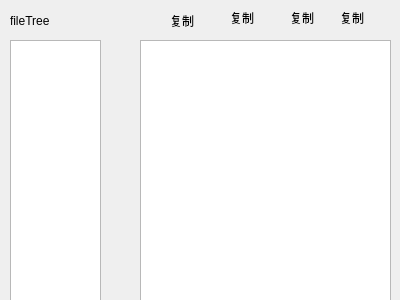
<?xml version="1.0" encoding="UTF-8"?>
<ui version="4.0">
 <class>Form</class>
 <widget class="QWidget" name="Form">
  <property name="geometry">
   <rect>
    <x>0</x>
    <y>0</y>
    <width>400</width>
    <height>300</height>
   </rect>
  </property>
  <property name="windowTitle">
   <string>Form</string>
  </property>
  <widget class="QTextEdit" name="textEdit">
   <property name="geometry">
    <rect>
     <x>140</x>
     <y>40</y>
     <width>251</width>
     <height>261</height>
    </rect>
   </property>
  </widget>
  <widget class="QTextEdit" name="textEdit_2">
   <property name="geometry">
    <rect>
     <x>10</x>
     <y>40</y>
     <width>91</width>
     <height>261</height>
    </rect>
   </property>
  </widget>
  <widget class="QLabel" name="label">
   <property name="geometry">
    <rect>
     <x>10</x>
     <y>10</y>
     <width>91</width>
     <height>21</height>
    </rect>
   </property>
   <property name="text">
    <string>fileTree</string>
   </property>
  </widget>
  <widget class="QLabel" name="label_2">
   <property name="geometry">
    <rect>
     <x>170</x>
     <y>10</y>
     <width>41</width>
     <height>21</height>
    </rect>
   </property>
   <property name="text">
    <string>复制</string>
   </property>
  </widget>
  <widget class="QLabel" name="label_3">
   <property name="geometry">
    <rect>
     <x>230</x>
     <y>10</y>
     <width>41</width>
     <height>16</height>
    </rect>
   </property>
   <property name="text">
    <string>复制</string>
   </property>
  </widget>
  <widget class="QLabel" name="label_4">
   <property name="geometry">
    <rect>
     <x>290</x>
     <y>10</y>
     <width>41</width>
     <height>16</height>
    </rect>
   </property>
   <property name="text">
    <string>复制</string>
   </property>
  </widget>
  <widget class="QLabel" name="label_5">
   <property name="geometry">
    <rect>
     <x>340</x>
     <y>10</y>
     <width>41</width>
     <height>16</height>
    </rect>
   </property>
   <property name="text">
    <string>复制</string>
   </property>
  </widget>
 </widget>
 <resources/>
 <connections/>
</ui>
